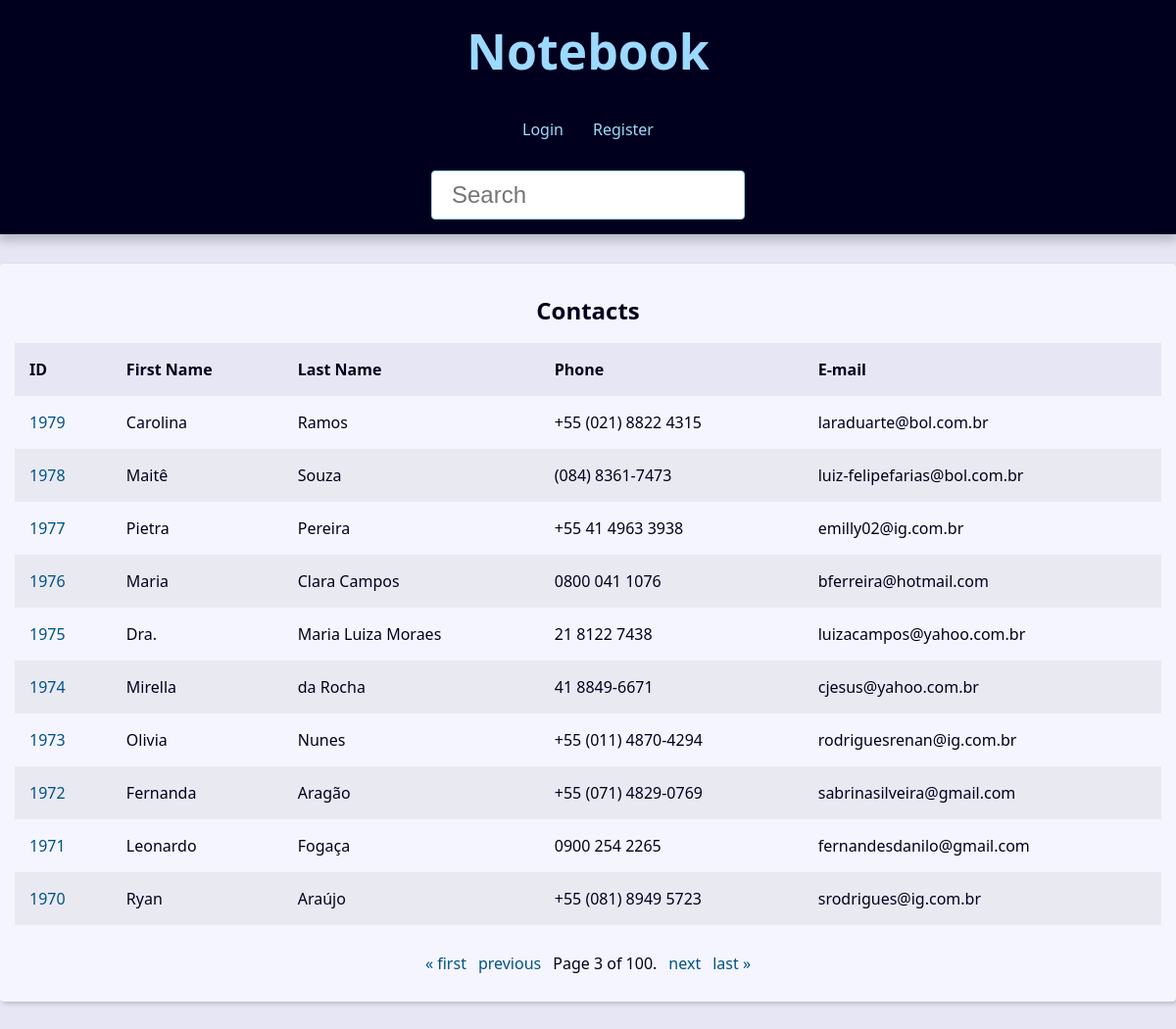
The app's page /?page=3&q= with its own data.
### contact/models.py (models this page shows, shortened)
class Contact(models.Model):
    first_name = models.CharField(max_length=50)
    last_name = models.CharField(max_length=50)
    phone = models.CharField(max_length=50)
    email = models.EmailField(max_length=254, blank=True)
    created_date = models.DateTimeField(default=timezone.now)
    description = models.TextField(blank=True)
    show = models.BooleanField(default=True)
    picture = models.ImageField(blank=True, upload_to='pictures/%Y/%m/')
    category = models.ForeignKey(
        Category,
        on_delete=models.SET_NULL,
        blank=True, null=True
    )
    owner = models.ForeignKey(
        User,
        on_delete=models.SET_NULL,
        blank=True, null=True
    )

### contact/views/contact_views.py (the view)
# urls.py: path('', views.index, name='index'),
def index(request):
    contacts = Contact.objects \
        .filter(show=True)\
        .order_by('-id')
    paginator = Paginator(contacts, 10)
    page_number = request.GET.get("page")
    page_obj = paginator.get_page(page_number)
    context = {
        'page_obj': page_obj,
        'site_title': 'Contatos - '
    }
    return render(
        request,
        'contact/index.html',
        context
    )

### contact/templates/contact/index.html
{% extends 'global/base.html' %}
{% block content %}
  {% if page_obj %}
    <div class="responsive-table">
      <table class="contacts-table">
        <caption class="table-caption ">
          Contacts
        </caption>
        <thead>
          <tr class="table-row table-row-header">
            <th class="table-header">ID</th>
            <th class="table-header">First Name</th>
            <th class="table-header">Last Name</th>
            <th class="table-header">Phone</th>
            <th class="table-header">E-mail</th>
          </tr>
        </thead>
        <tbody>
          {% for contact in page_obj %}
            <tr class="table-row">
              <td class="table-cel">
                <a
                  class="table-link"
                  href="{% url 'contact:contact' contact.id %}"
                >
                  {{ contact.id }}
                </a>
              </td>
              <td class="table-cel">
                {{ contact.first_name }}
              </td>
              <td class="table-cel">
                {{ contact.last_name }}
              </td>
              <td class="table-cel">
                {{ contact.phone }}
              </td>
              <td class="table-cel">
                {{ contact.email }}
              </td>
            </tr>
          {% endfor %}
        </tbody>
      </table>
    </div>
  {% else %}
    <div class="single-contact">
      <h1 class="single-contact-name">
        Nenhum contato encontrado.
      </h1>
    </div>
  {% endif %}
{% endblock content %}

### base_static/global/css/style.css (style rules this page uses)
:root { --spacing: 1.5rem; --link-dark-color: rgb(0, 83, 134); --link-light-color: rgb(156, 217, 255); --clr-white: rgb(245, 245, 255); --clr-black: rgb(0, 0, 30); --clr-light-gray: rgb(230, 230, 245); --clr-dark-shadow-5: rgba(0, 0, 10, 5%); --clr-dark-shadow-10: rgba(0, 0, 10, 10%); --clr-dark-shadow-20: rgba(0, 0, 10, 20%); --clr-light-shadow-5: rgba(200, 200, 255, 5%); --clr-light-shadow-10: rgba(200, 200, 255, 10%); --clr-light-shadow-20: rgba(200, 200, 255, 20%); --main-page-width: 120rem; --table-min-width: 60rem; --biggest-font-size: 5rem; --bigger-font-size: 4rem; --big-font-size: 3.2rem; --medium-font-size: 2.4rem; --small-font-size: 1.6rem; --smaller-font-size: 1.4rem; --smallest-font-size: 1.2rem; --transition-fast: 300ms; --transition-medium: 600ms; --transition-slow: 1s; --default-border-radius: 4px; }
*, *::before, *::after { margin: 0; padding: 0; box-sizing: border-box; }
html { font-size: 62.5%; }
body { font-family: system-ui, -apple-system, BlinkMacSystemFont, 'Segoe UI', Roboto, Oxygen, Ubuntu, Cantarell, 'Open Sans', 'Helvetica Neue', sans-serif; line-height: 1.5; font-size: var(--small-font-size); color: var(--clr-black); -webkit-font-smoothing: antialiased; background: var(--clr-light-gray); }
.responsive-table { width: 100%; overflow-x: auto; }
.contacts-table { width: 100%; min-width: var(--table-min-width); border-collapse: collapse; }
.table-caption { font-size: var(--medium-font-size); font-weight: bold; padding: var(--spacing); }
.table-row { text-align: left; text-overflow: ellipsis; transition: background-color var(--transition-fast) ease-in-out; }
.table-row:nth-of-type(2n) { background: var(--clr-dark-shadow-5); }
.table-row-header { background: var(--clr-light-gray); color: var(--clr-black); }
.table-cel, .table-header { padding: var(--spacing); }
.table-link { color: var(--link-dark-color); transition: color var(--transition-fast) ease-in-out; text-decoration: none; }

### records on screen
Contact: id "1979", first_name "Carolina", last_name "Ramos", phone "+55 (021) 8822 4315", email "laraduarte@bol.com.br"
Contact: id "1978", first_name "Maitê", last_name "Souza", phone "(084) 8361-7473", email "luiz-felipefarias@bol.com.br"
Contact: id "1977", first_name "Pietra", last_name "Pereira", phone "+55 41 4963 3938", email "emilly02@ig.com.br"
Contact: id "1976", first_name "Maria", last_name "Clara Campos", phone "0800 041 1076", email "bferreira@hotmail.com"
Contact: id "1975", first_name "Dra.", last_name "Maria Luiza Moraes", phone "21 8122 7438", email "luizacampos@yahoo.com.br"
Contact: id "1974", first_name "Mirella", last_name "da Rocha", phone "41 8849-6671", email "cjesus@yahoo.com.br"
Contact: id "1973", first_name "Olivia", last_name "Nunes", phone "+55 (011) 4870-4294", email "rodriguesrenan@ig.com.br"
Contact: id "1972", first_name "Fernanda", last_name "Aragão", phone "+55 (071) 4829-0769", email "sabrinasilveira@gmail.com"
Contact: id "1971", first_name "Leonardo", last_name "Fogaça", phone "0900 254 2265", email "fernandesdanilo@gmail.com"
Contact: id "1970", first_name "Ryan", last_name "Araújo", phone "+55 (081) 8949 5723", email "srodrigues@ig.com.br"

### other values on screen
{{ page_obj.number }} "3"
{{ page_obj.paginator.num_pages }} "100"
